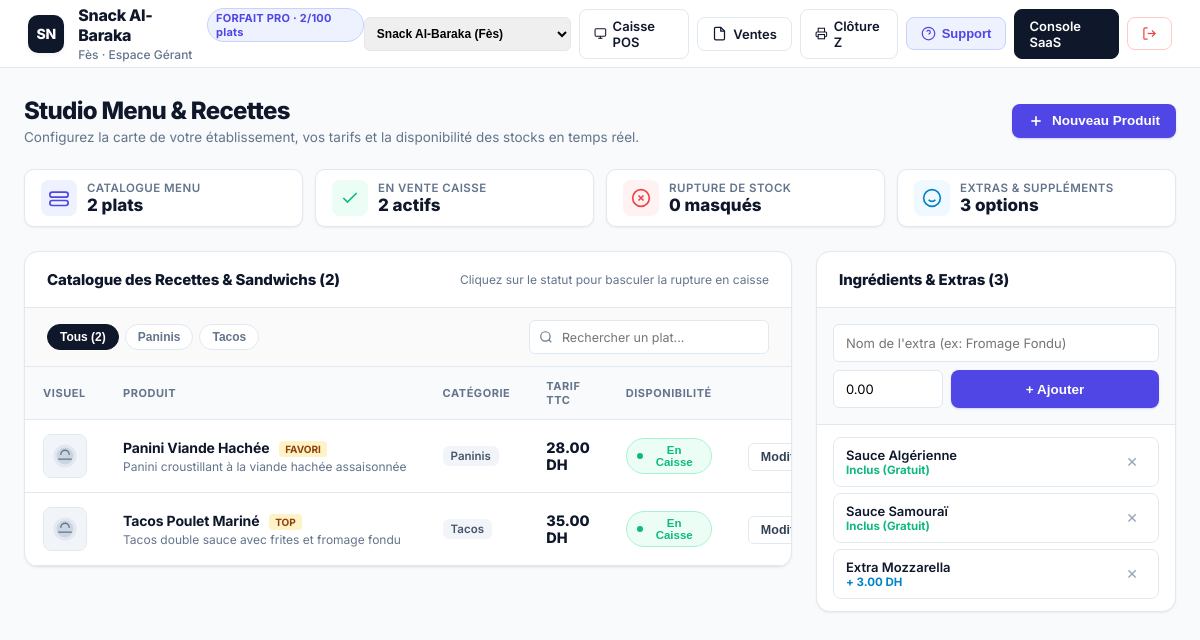
The page /menu_admin.php?restaurant_id=2 (signed in) on the database its author committed.
### tables this page shows
CREATE TABLE IF NOT EXISTS restaurants (
    id_restaurant INT AUTO_INCREMENT PRIMARY KEY,
    nom VARCHAR(100) NOT NULL,
    slug VARCHAR(50) NOT NULL UNIQUE,
    proprietaire VARCHAR(100) NULL,
    email VARCHAR(100) NULL,
    ville VARCHAR(50) DEFAULT 'Meknès',
    telephone VARCHAR(20) NULL,
    adresse VARCHAR(255) NULL,
    logo_url VARCHAR(255) NULL,
    devise VARCHAR(10) DEFAULT 'DH',
    plan ENUM('BASIC', 'PRO', 'PREMIUM') NOT NULL DEFAULT 'PRO',
    date_expiration DATE NULL,
    statut ENUM('ACTIF', 'SUSPENDU', 'ESSAI') NOT NULL DEFAULT 'ACTIF',
    date_creation DATETIME DEFAULT CURRENT_TIMESTAMP
);

CREATE TABLE IF NOT EXISTS sandwichs (
    id_sandwich INT AUTO_INCREMENT PRIMARY KEY,
    id_restaurant INT NOT NULL DEFAULT 1,
    nom VARCHAR(100) NOT NULL,
    prix DECIMAL(6,2) NOT NULL,
    description TEXT,
    disponible TINYINT(1) NOT NULL DEFAULT 1,
    image_url VARCHAR(500) NULL,
    badge VARCHAR(50) NULL,
    categorie VARCHAR(50) NULL DEFAULT 'Ma3qouda',
    FOREIGN KEY (id_restaurant) REFERENCES restaurants(id_restaurant) ON DELETE CASCADE
);

CREATE TABLE IF NOT EXISTS ingredients (
    id_ingredient INT AUTO_INCREMENT PRIMARY KEY,
    id_restaurant INT NOT NULL DEFAULT 1,
    nom VARCHAR(100) NOT NULL,
    prix_supplement DECIMAL(6,2) NOT NULL DEFAULT 0.00,
    FOREIGN KEY (id_restaurant) REFERENCES restaurants(id_restaurant) ON DELETE CASCADE
);

### menu_admin.php (the view, shortened to what the rows shown need)
<?php
require_once __DIR__ . '/config/auth.php';
$currentUser = requireRole(['ADMIN', 'SUPERADMIN']);
$pdo = require __DIR__ . '/config/db.php';
$idRestaurant = (int)($_SESSION['restaurant_id'] ?? 1);
if ($currentUser['role'] === 'SUPERADMIN') {
    if (isset($_GET['restaurant_id']) && is_numeric($_GET['restaurant_id'])) {
        $idRestaurant = (int)$_GET['restaurant_id'];
    } elseif (isset($_GET['r']) && is_numeric($_GET['r'])) {
        $idRestaurant = (int)$_GET['r'];
        $_SESSION['restaurant_id'] = $idRestaurant;
    }
}
$stmtResto = $pdo->prepare("SELECT * FROM restaurants WHERE id_restaurant = :id");
$stmtResto->execute(['id' => $idRestaurant]);
$restaurant = $stmtResto->fetch();
$planCode = strtoupper($restaurant['plan'] ?? 'PRO');
$planQuota = [
    'nom'          => 'Pro Restaurant',
    'max_produits' => 100,
    'max_employes' => 8
];
$totalProducts = (int)$pdo->query("SELECT COUNT(*) FROM sandwichs WHERE id_restaurant = $idRestaurant")->fetchColumn();
$quotaReached = ($currentUser['role'] !== 'SUPERADMIN' && $totalProducts >= $planQuota['max_produits']);
$stmt = $pdo->prepare("SELECT * FROM sandwichs WHERE id_restaurant = :r ORDER BY categorie ASC, nom ASC");
$stmt->execute(['r' => $idRestaurant]);
$sandwiches = $stmt->fetchAll(PDO::FETCH_ASSOC);
$stmtIng = $pdo->prepare("SELECT * FROM ingredients WHERE id_restaurant = :r ORDER BY prix_supplement ASC, nom ASC");
$stmtIng->execute(['r' => $idRestaurant]);
$ingredients = $stmtIng->fetchAll(PDO::FETCH_ASSOC);
$initials = strtoupper(substr(preg_replace('/[^a-zA-Z0-9]/', '', $restaurant['nom'] ?? 'RO'), 0, 2)) ?: 'RO';
?>
<!DOCTYPE html>
<html lang="fr">
<head>
</head>
<body>
    <header class="workspace-header">
        <div class="brand-cluster">
            <div class="brand-monogram"><?= htmlspecialchars($initials) ?></div>
            <div class="brand-meta">
                <div class="brand-title-row">
                    <span class="brand-name"><?= htmlspecialchars($restaurant['nom']) ?></span>
                    <span class="plan-quota-badge <?= $quotaReached ? 'quota-full' : 'normal' ?>">
                        FORFAIT <?= htmlspecialchars($planCode) ?> · <?= $totalProducts ?>/<?= $planQuota['max_produits'] ?> plats
                    </span>
                </div>
                <span class="brand-subtitle"><?= htmlspecialchars($restaurant['ville'] ?? 'Maroc') ?> · Espace Gérant</span>
            </div>
        </div>
    </header>
    <main class="workspace-body">
        <div class="hero-banner">
            <div class="hero-text">
                <h1>Studio Menu &amp; Recettes</h1>
            </div>
        </div>
        <div class="studio-layout">
            <div class="panel-card">
                <div style="overflow-x: auto;">
                    <table class="products-table" id="menuCatalogTable">
                        <thead>
                            <tr>
                                <th style="width: 54px;">Visuel</th>
                                <th>Produit</th>
                                <th>Catégorie</th>
                                <th>Tarif TTC</th>
                                <th>Disponibilité</th>
                                <th style="text-align: right;">Actions</th>
                            </tr>
                        </thead>
                        <tbody>
                            <?php if (empty($sandwiches)): ?>
                                <tr>
                                    <td colspan="6" style="text-align:center; padding: 48px; color: var(--text-muted);">
                                        Aucun produit au menu. Cliquez sur "Nouveau Produit" pour créer votre premier plat.
                                    </td>
                                </tr>
                            <?php else: ?>
                                <?php foreach ($sandwiches as $s): ?>
                                    <tr data-name="<?= strtolower(htmlspecialchars($s['nom'])) ?>" data-category="<?= htmlspecialchars($s['categorie']) ?>">
                                        <td>
                                            <img src="<?= htmlspecialchars($s['image_url'] ?: 'assets/img/dish-placeholder.svg') ?>"
                                                 onerror="this.onerror=null; this.src='assets/img/dish-placeholder.svg';"
                                                 class="prod-thumb" alt="<?= htmlspecialchars($s['nom']) ?>" loading="lazy">
                                        </td>
                                        <td>
                                            <div class="prod-info-block">
                                                <div>
                                                    <span class="prod-name"><?= htmlspecialchars($s['nom']) ?></span>
                                                    <?php if (!empty($s['badge'])): ?>
                                                        <span class="prod-tag"><?= htmlspecialchars($s['badge']) ?></span>
                                                    <?php endif; ?>
                                                </div>
                                                <div class="prod-desc" title="<?= htmlspecialchars($s['description'] ?? '') ?>">
                                                    <?= htmlspecialchars($s['description'] ?? 'Recette standard de la maison') ?>
                                                </div>
                                            </div>
                                        </td>
                                        <td>
                                            <span class="cat-pill"><?= htmlspecialchars($s['categorie']) ?></span>
                                        </td>
                                        <td>
                                            <span class="price-text"><?= number_format((float)$s['prix'], 2) ?> DH</span>
                                        </td>
                                        <td>
                                            <form method="POST" style="display:inline;">
                                                <?php if ((int)$s['disponible'] === 1): ?>
                                                    <button type="submit" class="stock-toggle-btn is-active" title="Cliquer pour déclarer une rupture">
                                                        <span style="width:6px; height:6px; border-radius:50%; background:#10B981;"></span>
                                                        En Caisse
                                                    </button>
                                                <?php endif; ?>
                                            </form>
                                        </td>
                                        <td style="text-align: right; white-space: nowrap;">
                                            <button type="button" class="btn-edit-action" onclick='openEditSandwichModal(<?= json_encode($s, JSON_HEX_APOS | JSON_HEX_TAG) ?>)'>
                                                Modifier
                                            </button>
                                        </td>
                                    </tr>
                                <?php endforeach; ?>
                            <?php endif; ?>
                        </tbody>
                    </table>
                </div>
            </div>
            <div class="panel-card">
                <div class="ingredient-list">
                    <?php if (empty($ingredients)): ?>
                        <div style="text-align:center; padding: 24px; color: var(--text-muted); font-size:12.5px;">
                            Aucun ingrédient configuré.
                        </div>
                    <?php else: ?>
                        <?php foreach ($ingredients as $ing): ?>
                            <div class="ingredient-item">
                                <div>
                                    <div class="ingredient-name"><?= htmlspecialchars($ing['nom']) ?></div>
                                    <div class="ingredient-price <?= (float)$ing['prix_supplement'] > 0 ? '' : 'free' ?>">
                                        <?= (float)$ing['prix_supplement'] > 0 ? '+ ' . number_format((float)$ing['prix_supplement'], 2) . ' DH' : 'Inclus (Gratuit)' ?>
                                    </div>
                                </div>
                                <form method="POST" onsubmit="return confirm('Supprimer cet ingrédient ?');">
                                    <button type="submit" class="btn-delete-action" title="Supprimer">✕</button>
                                </form>
                            </div>
                        <?php endforeach; ?>
                    <?php endif; ?>
                </div>
            </div>
        </div>
    </main>
</body>
</html>

### rows shown on the page
restaurants: nom "SN", nom "Snack Al-Baraka", plan "PRO", ville "Fès"
sandwichs: nom "Panini Viande Hachée", badge "FAVORI", description "Panini croustillant à la viande hachée assaisonnée", categorie "Paninis", prix "28.00", disponible 1 (drawn)
sandwichs: nom "Tacos Poulet Mariné", badge "TOP", description "Tacos double sauce avec frites et fromage fondu", categorie "Tacos", prix "35.00", disponible 1 (drawn)
ingredients: nom "Sauce Algérienne", prix_supplement "Inclus (Gratuit)"
ingredients: nom "Sauce Samouraï", prix_supplement "Inclus (Gratuit)"
ingredients: nom "Extra Mozzarella", prix_supplement "3.00"

### other values the page prints
$totalProducts "2"
$planQuota['max_produits'] "100"
count($sandwiches) "2"
$inStockCount "2"
$outOfStockCount "0"
count($ingredients) "3"
$cat "Paninis"
$cat "Tacos"
form field value "Snack Al-Baraka (Fès)"
